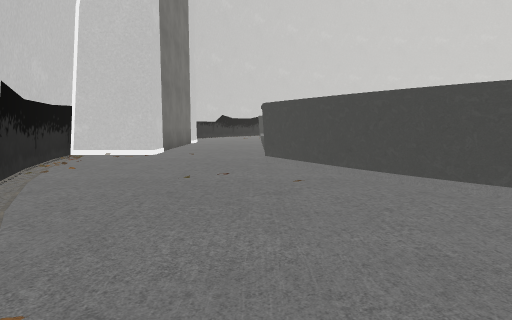
View 1 (above)

23 first-person views from a walk through a 3-D level made in the Unity game engine. The camera is 1.5 m above the floor, tilts 6° down and sees 75° across. The floor is counted in squares, 2 m on a side. Each view is taken from the middle of a square. On the plan, view 1 faces up. The plan holds only what a view shows up to about 11 squares ahead; the rest is blank. The player is left out. Some surface patterns are stand-ins.

View 2
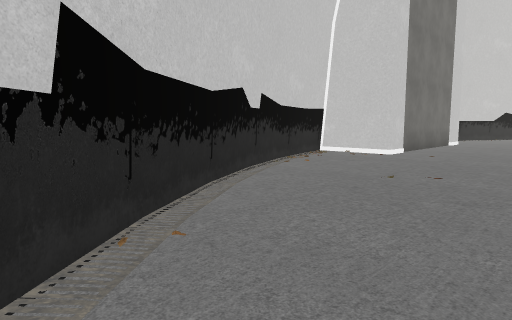

View 3
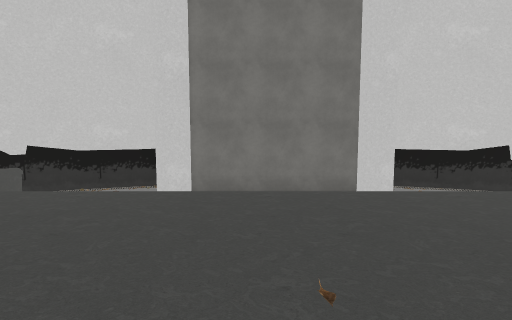

View 4
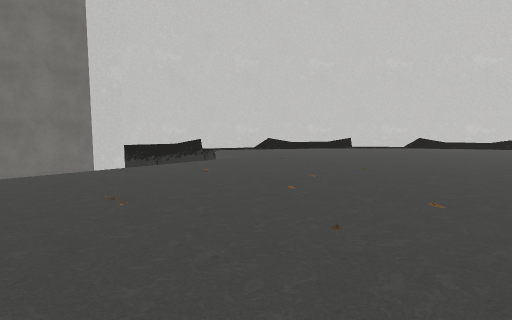

View 5
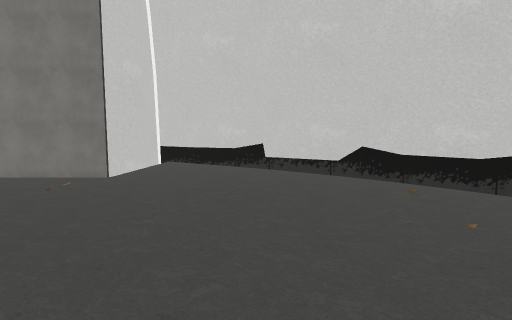

View 6
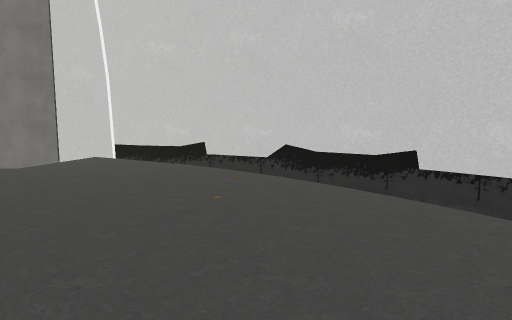

View 7
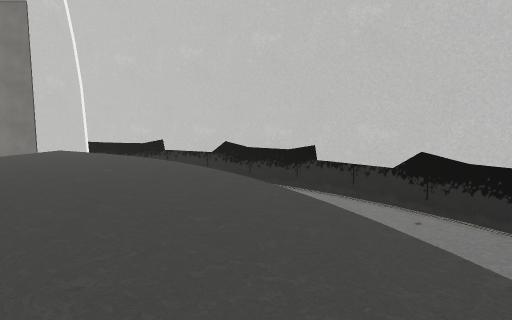

View 8
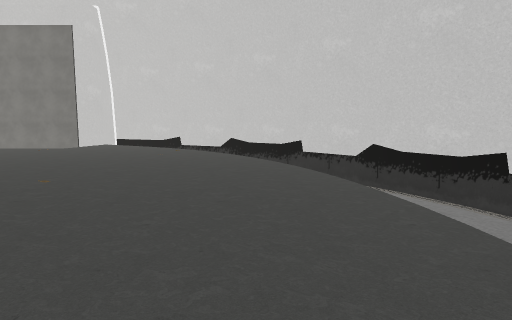

View 9
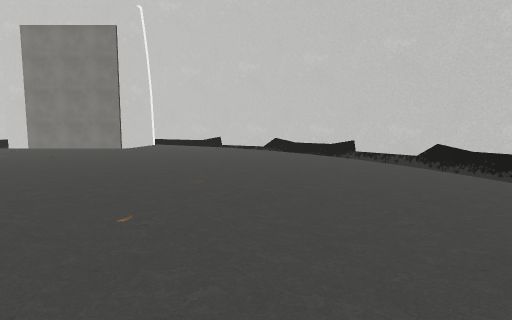

View 10
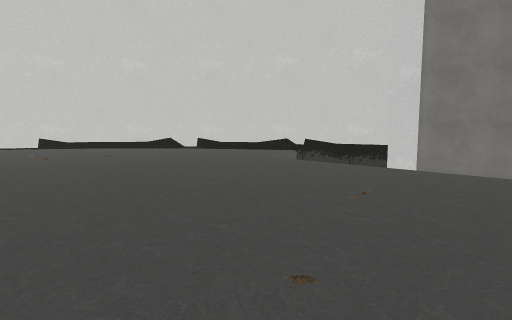

View 11
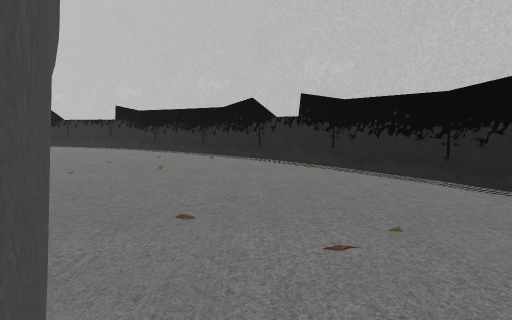

View 12
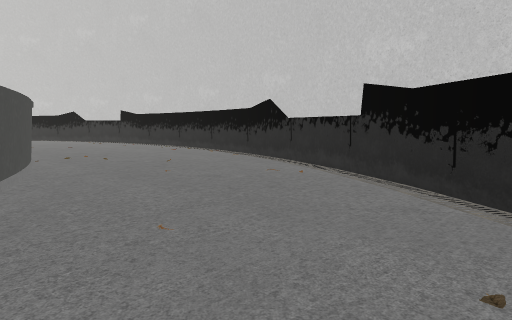

View 13
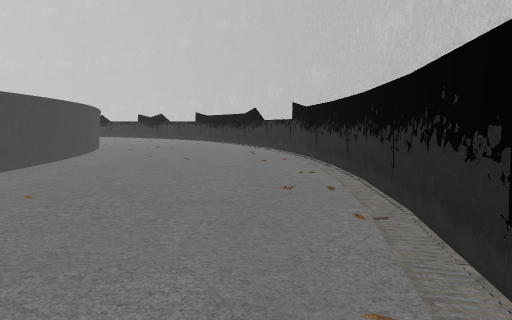

View 14
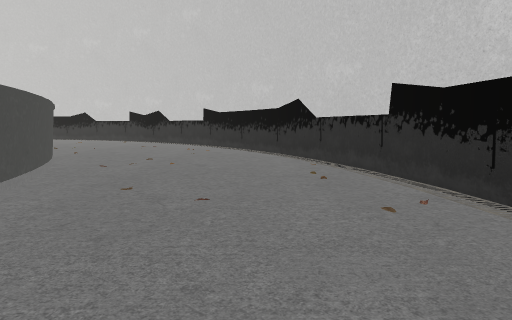

View 15
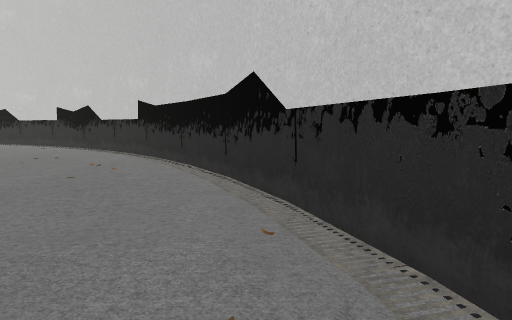

View 16
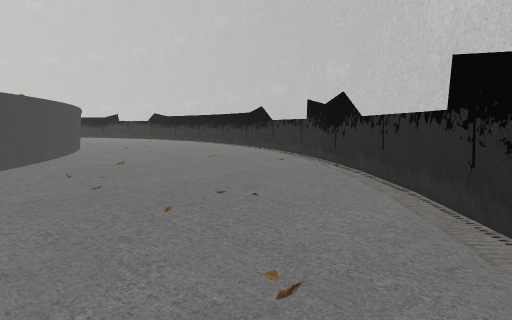

View 17
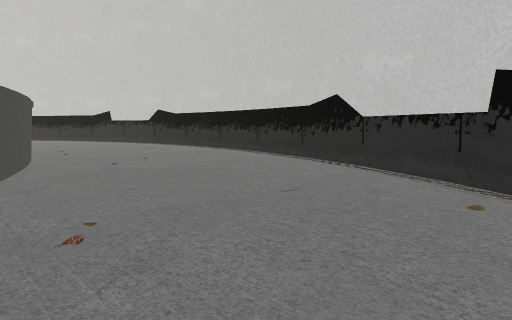

View 18
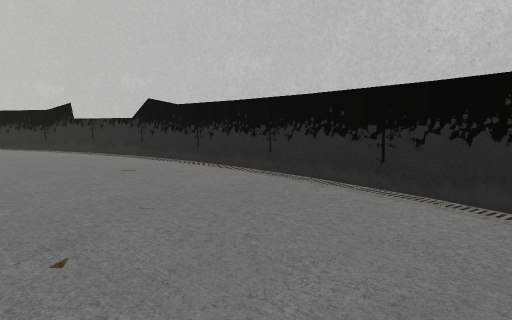

View 19
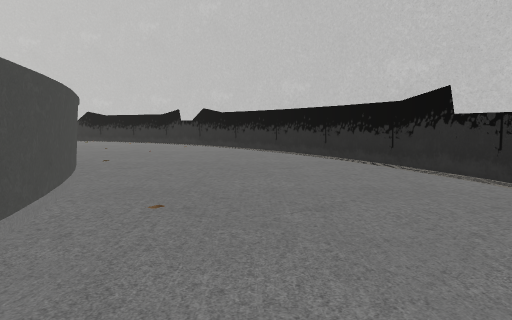

View 20
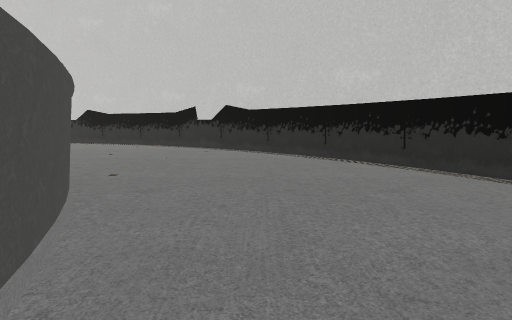

View 21
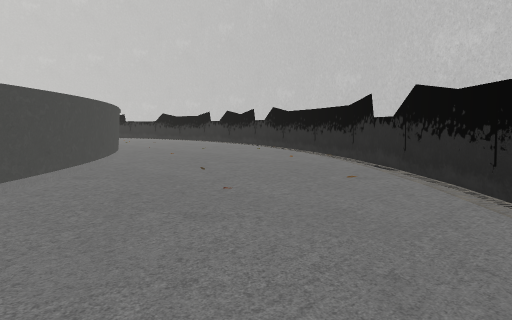

View 22
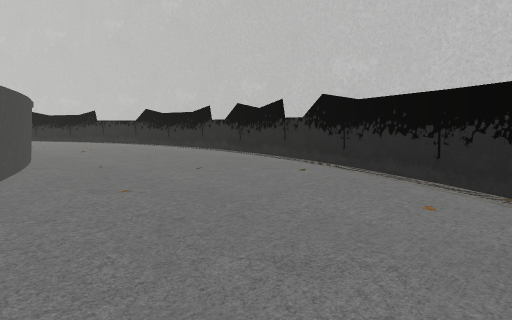

View 23
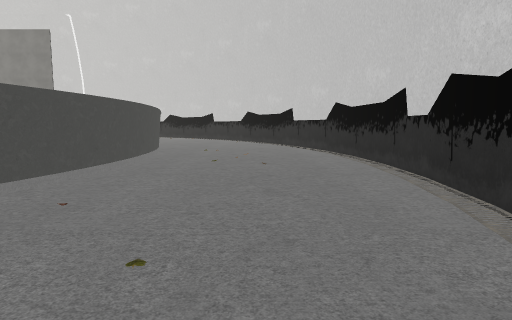

### Floor plan
Key: @ floor where view 1 was taken; # wall or solid block; . main floor; : floor 2.5 m higher than the main floor; / step, stairs or slope.
Columns run from 5 left of view 1 to 29 right of it. Each row starts with its distance up from view 1.
 29              #########
 28           ####.......####
 27         ###.............###
 26        ##.................##
 25      ##.....................##
 24     ##...   .................##
 23     #..     //:::: ://........##
 22    #      /::::::::   :/.......#
 21   ##      ::::::::      /......##
 20   #     /::::::::::      /......#
 19  #      ::::::::::        /......#
 18  #    /::::::::::          /.....#
 17 ##    ::::::::::           :.....##
 16 #.     /::::::              /.....#
 15 #.     /:::::               /.....#
 14 ###    /::::::              :.....#
 13   #    /::::::               .....#
 12   #..  /::::::               .....#
 11   #../ /::::::               .....#
 10   #../ /::::::               .....#
  9 ###../ /::::::              :.....#
  8 #..../ /:::::               /.....#
  7 #..../#/:::::               /.....#
  6 ##....:::::::              :.....##
  5  #..../::::::              /.....#
  4  #..... :::::              ......#
  3   #...../::::             ......#
  2   ##..... ::             ......##
  1    #....../:          :/.......#
  0    ##@......//:    ://........##
 -1     ##.......................##
 -2      ##.....................##
 -3        ##.................##
 -4         ###.............###
 -5           ####.......####
 -6              #########

Where each view was taken, in squares from view 1:
view 1: 0 up, 0 right, facing up
view 2: 0 up, 1 right, facing up-left
view 3: 11 up, 6 right, facing left
view 4: 10 up, 8 right, facing up-left
view 5: 18 up, 7 right, facing left
view 6: 20 up, 8 right, facing left
view 7: 22 up, 10 right, facing left
view 8: 22 up, 13 right, facing left
view 9: 20 up, 13 right, facing left
view 10: 13 up, 8 right, facing down-left
view 11: 7 up, 0 right, facing down
view 12: 1 up, 2 right, facing down-right
view 13: 4 down, 7 right, facing right
view 14: 3 down, 11 right, facing right
view 15: 4 down, 15 right, facing right
view 16: 2 down, 20 right, facing up-right
view 17: 2 up, 22 right, facing up-right
view 18: 7 up, 25 right, facing up-right
view 19: 12 up, 25 right, facing up
view 20: 14 up, 24 right, facing up
view 21: 19 up, 25 right, facing up-left
view 22: 22 up, 21 right, facing up-left
view 23: 26 up, 18 right, facing left
